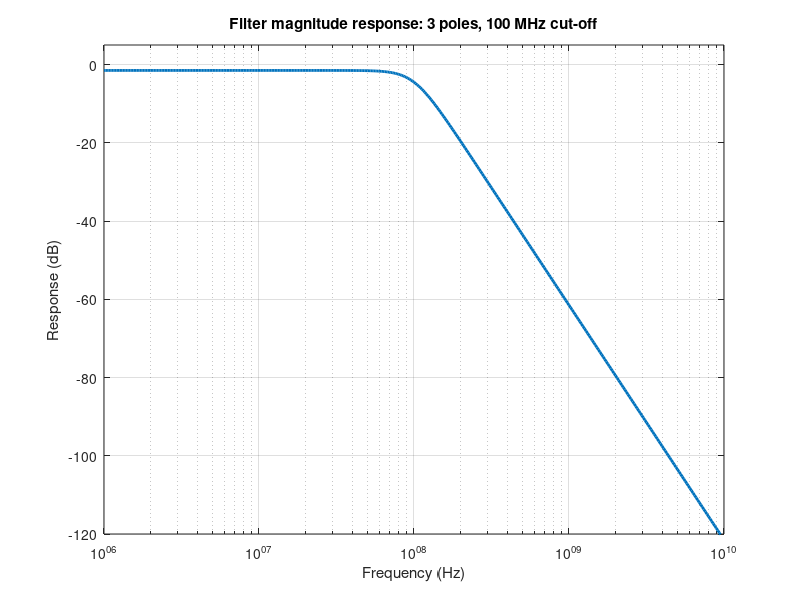

Write the MATLAB code that produced this figure. (Note: this script raises an error after producing the figure.)
%% ====================================================================
%  Course    : Advanced Radio Communications  (Beacon Red)
%  Day       : 4 - Lesson 4 RF Components  (morning)
%  Exercise  : 3 - Filter response   *** STUDENT STARTER FILE ***
%  Teaches   : what a filter data sheet is actually describing. The
%              response is built here from one formula - no toolbox - so
%              you can see where the -3 dB point is, how fast the skirt
%              falls, and that insertion loss shifts the WHOLE curve down.
%  Run time  : about 12 minutes.
%  Needs     : plain MATLAB (MATLAB Online is fine). No toolbox.
%  TIER      : every section is RUN AND SEE. There is nothing to type in
%              this file. Run each section and watch what happens.
%              In the solo task in Section 4 you change ONE number.
%  How to use: click inside a section and press Run Section, one at a time.
%              Run Section 1 first - every later section uses its numbers.
% ====================================================================

%% Section 1 (RUN AND SEE) - build the filter response
% What this block does: it works out how much a 3-pole low-pass filter lets
% through at 401 frequencies from 1 MHz to 10 GHz. The response is a single
% formula, so no Signal Processing Toolbox is needed. Nothing prints yet.
clear; clc;
fc = 100e6;                 % cut-off frequency: 100 MHz
n  = 3;                     % number of poles: this sets how steep the skirt is
IL = 1.5;                   % insertion loss in the passband, in dB
f  = logspace(6, 10, 401);                      % 1 MHz to 10 GHz, log spaced
mag_dB = -IL - 10*log10(1 + (f/fc).^(2*n));     % the whole response, in dB

%% Section 2 (RUN AND SEE) - draw it, and mark the -3 dB line
% What this block does: it draws the response on a log frequency axis and
% adds two guide lines - the cut-off frequency and the -3 dB level.
semilogx(f, mag_dB, 'LineWidth', 2); grid on
ylim([-120 5])
xlabel('Frequency (Hz)'); ylabel('Response (dB)')
title('Filter magnitude response: 3 poles, 100 MHz cut-off')
passband_dB = max(mag_dB)       % the flat level in the passband
yline(passband_dB - 3, '--r');  % -3 dB measured DOWN FROM the passband level
xline(fc, ':k');                % the cut-off frequency

%% Section 3 (RUN AND SEE) - read the numbers off the curve
% What this block does: it finds the first frequency where the curve has
% dropped 3 dB below the passband, then prints the response at six useful
% frequencies and measures the roll-off over one decade.
k    = find(mag_dB <= passband_dB - 3, 1);   % first point at or past -3 dB
f3dB = f(k)                                  % the cut-off, read off the curve
f_check   = [10e6 50e6 100e6 200e6 1e9 10e9];
mag_check = -IL - 10*log10(1 + (f_check/fc).^(2*n));
disp('Check frequencies (MHz):'); disp(f_check/1e6)
disp('Response there (dB):');     disp(mag_check)
rolloff = mag_check(5) - mag_check(6)        % dB lost per decade of frequency

%% Section 4 (RUN AND SEE) - SOLO VARIATION
% Task: change ONE number below - the filter is built with 5 poles instead
%       of 3 - then run this section again. Write down two answers: does the
%       cut-off frequency move? does the skirt get steeper?
n = 3;                                       % <-- CHANGE 3 TO 5
mag_dB = -IL - 10*log10(1 + (f/fc).^(2*n));
semilogx(f, mag_dB, 'LineWidth', 2); grid on; ylim([-120 5])
xlabel('Frequency (Hz)'); ylabel('Response (dB)')
title('Same filter, now with 5 poles')
k    = find(mag_dB <= max(mag_dB) - 3, 1);
f3dB = f(k)
mag_check = -IL - 10*log10(1 + (f_check/fc).^(2*n));
rolloff   = mag_check(5) - mag_check(6)      % dB per decade - write it down
